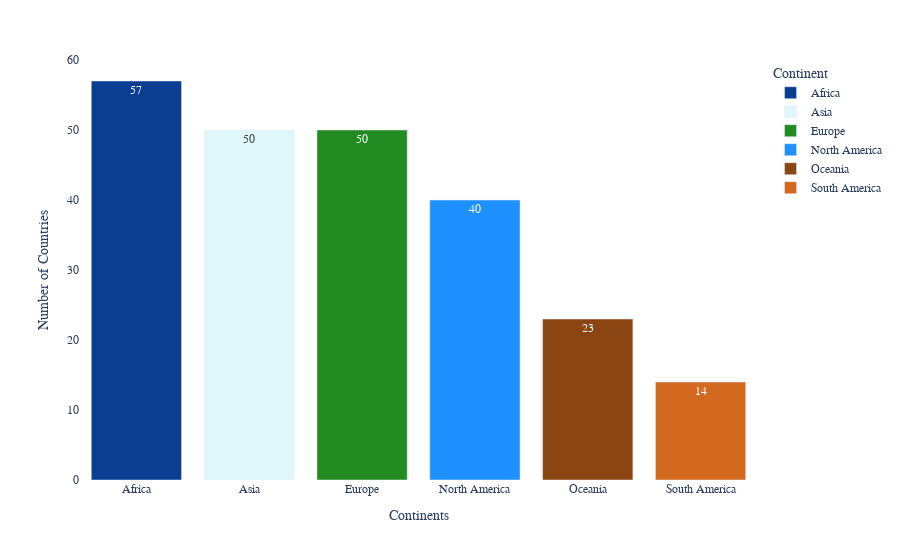

Write notebook code for a chart like this one.
### Code cell
# Adjust the layout for a customized appearance 
fig.update_layout(
    xaxis_title = 'Continents',
    yaxis_title = 'Number of Countries',
    plot_bgcolor = 'rgba(0,0,0,0)', # from background color to transparent
    font_family = 'Arial' , # set font family
    title_font_size = 20 # Set title font size
)

fig.show()

### Figure 1 — Plotly figure (JSON) as saved in the notebook; plotly's stock layout.template omitted (floating-point values rounded to 4 significant figures)
{"data": [{"alignmentgroup": "True", "hovertemplate": "Continent=%{x}<br>count=%{text}<extra></extra>", "legendgroup": "Africa", "marker": {"color": "#0b3d91", "pattern": {"shape": ""}}, "name": "Africa", "offsetgroup": "Africa", "orientation": "v", "showlegend": true, "text": [57], "textposition": "auto", "type": "bar", "x": ["Africa"], "xaxis": "x", "y": [57], "yaxis": "y"}, {"alignmentgroup": "True", "hovertemplate": "Continent=%{x}<br>count=%{text}<extra></extra>", "legendgroup": "Asia", "marker": {"color": "#e0f7fa", "pattern": {"shape": ""}}, "name": "Asia", "offsetgroup": "Asia", "orientation": "v", "showlegend": true, "text": [50], "textposition": "auto", "type": "bar", "x": ["Asia"], "xaxis": "x", "y": [50], "yaxis": "y"}, {"alignmentgroup": "True", "hovertemplate": "Continent=%{x}<br>count=%{text}<extra></extra>", "legendgroup": "Europe", "marker": {"color": "#228b22", "pattern": {"shape": ""}}, "name": "Europe", "offsetgroup": "Europe", "orientation": "v", "showlegend": true, "text": [50], "textposition": "auto", "type": "bar", "x": ["Europe"], "xaxis": "x", "y": [50], "yaxis": "y"}, {"alignmentgroup": "True", "hovertemplate": "Continent=%{x}<br>count=%{text}<extra></extra>", "legendgroup": "North America", "marker": {"color": "#1e90ff", "pattern": {"shape": ""}}, "name": "North America", "offsetgroup": "North America", "orientation": "v", "showlegend": true, "text": [40], "textposition": "auto", "type": "bar", "x": ["North America"], "xaxis": "x", "y": [40], "yaxis": "y"}, {"alignmentgroup": "True", "hovertemplate": "Continent=%{x}<br>count=%{text}<extra></extra>", "legendgroup": "Oceania", "marker": {"color": "#8B4513", "pattern": {"shape": ""}}, "name": "Oceania", "offsetgroup": "Oceania", "orientation": "v", "showlegend": true, "text": [23], "textposition": "auto", "type": "bar", "x": ["Oceania"], "xaxis": "x", "y": [23], "yaxis": "y"}, {"alignmentgroup": "True", "hovertemplate": "Continent=%{x}<br>count=%{text}<extra></extra>", "legendgroup": "South America", "marker": {"color": "#D2691E", "pattern": {"shape": ""}}, "name": "South America", "offsetgroup": "South America", "orientation": "v", "showlegend": true, "text": [14], "textposition": "auto", "type": "bar", "x": ["South America"], "xaxis": "x", "y": [14], "yaxis": "y"}], "layout": {"barmode": "relative", "font": {"family": "Arial"}, "legend": {"title": {"text": "Continent"}, "tracegroupgap": 0}, "margin": {"t": 60}, "plot_bgcolor": "rgba(0,0,0,0)", "title": {"font": {"size": 20}}, "xaxis": {"anchor": "y", "categoryarray": ["Africa", "Asia", "Europe", "North America", "Oceania", "South America"], "categoryorder": "array", "domain": [0, 1], "title": {"text": "Continents"}}, "yaxis": {"anchor": "x", "domain": [0, 1], "title": {"text": "Number of Countries"}}}}
